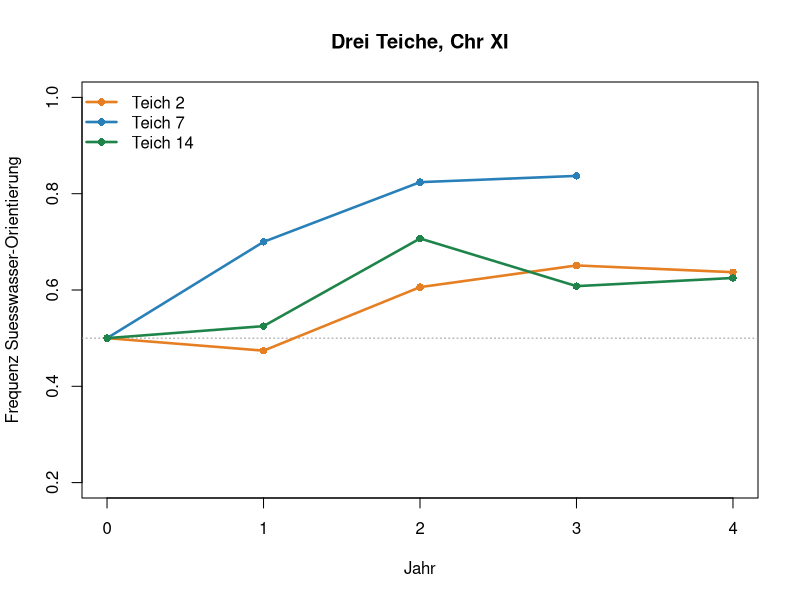
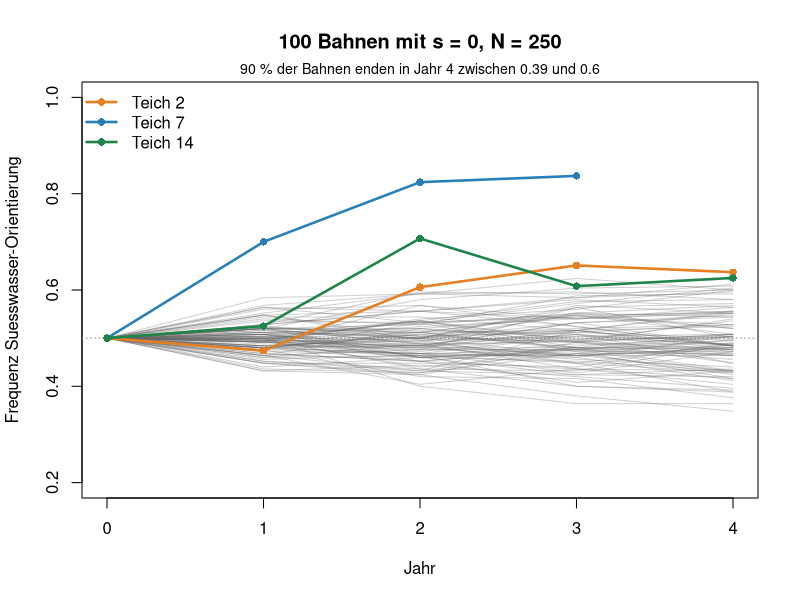
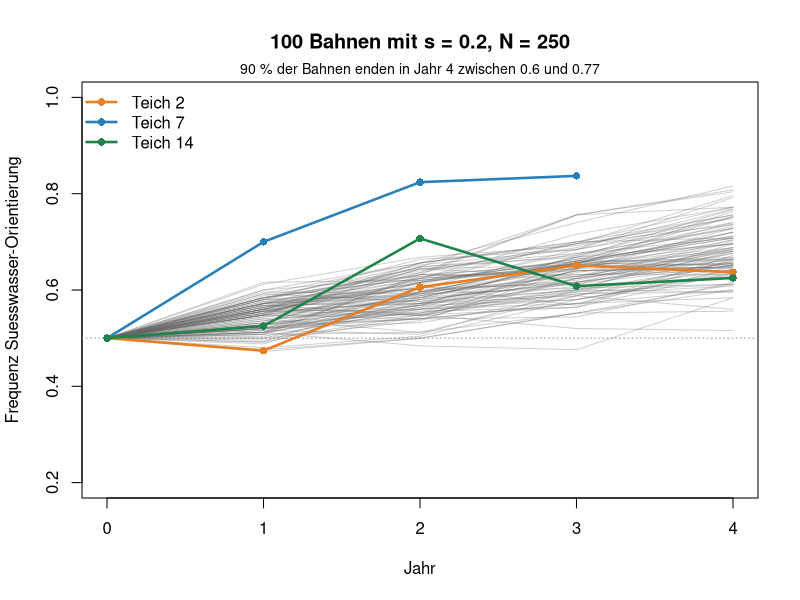

Write the R code that produced these figures, in order.
# Woche 9 — Notebook (nur R, base R)
# Stichlinge und Zufall: drei Teiche und die neutrale Wolke
# In RStudio: Working Directory = weeks/week-09, dann Zeile fuer Zeile ausfuehren.
# Ausfuehren, Zahlen aendern, Aufgaben beantworten.

# Marine Stichlinge, die heterozygot fuer eine Inversion auf Chromosom XI sind, wurden in drei Suesswasser-Teiche gesetzt. Jedes Jahr wurde gemessen, wie haeufig die Suesswasser-Orientierung der Inversion ist. Alle drei Teiche steigen. Ist das Selektion oder kann das auch Zufall sein?
#
# Die Daten. Fuer jeden Teich (2, 7, 14) und jedes Jahr (0 bis 4) gibt es:
#
# - k: Anzahl Suesswasser-Kopien unter den untersuchten Fischen,
# - n: Anzahl untersuchter Kopien (2 pro Fisch),
# - p = k / n: die Frequenz der Suesswasser-Orientierung.
#
# Jahr 0 ist der Start: nur Heterozygote, also p = 0.5. Teich 7 hat wenige Fische und kein Jahr 4.
#
# Die Abbildungen. Alle Abbildungen haben dieselben Achsen:
#
# - x-Achse: Jahr seit dem Aussetzen (etwa eine Generation pro Jahr),
# - y-Achse: Frequenz der Suesswasser-Orientierung,
# - farbige Linien: die drei Teiche, graue Linien: Simulationen.

# --- Auftrag ---
#
# 1. Zufallszahlen in R ziehen.
# 2. Simulieren, wie weit p ohne Selektion in vier Jahren laufen kann (die neutrale Wolke).
# 3. Suchen, mit welcher Selektion s die Teiche in die Wolke passen.

# ===========================================================================
# 0 · Daten und Funktionen
# ===========================================================================
#
# Einfach ausfuehren.

teiche <- read.csv("data/pond-chrxi.csv")
teiche

teich_farben <- c("2" = "#e67e22", "7" = "#2980b9", "14" = "#1e8449")

# Selektion wie Woche 6 (haploid): aus p wird p_strich
selektion <- function(p, s) p * (1 + s) / (1 + p * s)

# Eine Bahn: jedes Jahr Selektion, dann Zufall (N Kopien ziehen)
simuliere_bahn <- function(s, N, jahre = 4) {
  p <- numeric(jahre + 1)
  p[1] <- 0.5
  for (t in seq_len(jahre)) {
    p_strich <- selektion(p[t], s)
    p[t + 1] <- rbinom(1, N, p_strich) / N
  }
  p
}

zeige_teiche <- function() {
  for (id in c(2, 7, 14)) {
    d <- teiche[teiche$pond == id, ]
    lines(d$year, d$p, lwd = 2.5, col = teich_farben[as.character(id)])
    points(d$year, d$p, pch = 16, col = teich_farben[as.character(id)])
  }
  legend("topleft", paste("Teich", c(2, 7, 14)), col = teich_farben,
         lwd = 2.5, pch = 16, bty = "n")
}

zeige_wolke <- function(s, N, n_bahnen = 100) {
  plot(NA, xlim = c(0, 4), ylim = c(0.2, 1), xlab = "Jahr",
       ylab = "Frequenz Suesswasser-Orientierung",
       main = paste0(n_bahnen, " Bahnen mit s = ", s, ", N = ", N))
  abline(h = 0.5, lty = 3, col = "grey60")
  ende <- numeric(n_bahnen)
  for (i in seq_len(n_bahnen)) {
    p <- simuliere_bahn(s, N)
    lines(0:4, p, col = adjustcolor("grey40", 0.3))
    ende[i] <- p[5]
  }
  zeige_teiche()
  bereich <- round(quantile(ende, c(0.05, 0.95)), 2)
  mtext(paste0("90 % der Bahnen enden in Jahr 4 zwischen ",
               bereich[1], " und ", bereich[2]),
        side = 3, line = 0.2, cex = 0.85)
}

# ===========================================================================
# 1 · Die Daten
# ===========================================================================

plot(NA, xlim = c(0, 4), ylim = c(0.2, 1), xlab = "Jahr",
     ylab = "Frequenz Suesswasser-Orientierung", main = "Drei Teiche, Chr XI")
abline(h = 0.5, lty = 3, col = "grey60")
zeige_teiche()

# Alle steigen, aber jeder anders. Schauen Sie in die Tabelle oben: Wie viele Kopien (n) wurden in Teich 7 untersucht?

# ===========================================================================
# 2 · Zufallszahlen
# ===========================================================================
#
# rbinom(anzahl, size, prob) wuerfelt: Von size Kopien ist jede mit Wahrscheinlichkeit prob eine Suesswasser-Kopie. Wie viele sind es? Das Ganze anzahl-mal.

rbinom(10, size = 250, prob = 0.5)

# --- Aufgabe A ---
#
# 1. Fuehren Sie den Block zweimal aus. Bekommen Sie dieselben Zahlen?
# 2. Schreiben Sie set.seed(1) in die Zeile davor und fuehren Sie den Block zweimal aus. Was aendert sich?
# 3. Teilen Sie die Zahlen durch 250: So stark schwankt p in einer Generation, wenn p = 0.5 und N = 250.

# ===========================================================================
# 3 · Eine Bahn
# ===========================================================================
#
# simuliere_bahn(s, N) rechnet vier Jahre: jedes Jahr erst Selektion (s), dann Zufall (N Kopien ziehen). Das Ergebnis sind fuenf Frequenzen, Jahr 0 bis 4.

simuliere_bahn(s = 0, N = 250)

# --- Aufgabe B ---
#
# 1. Fuehren Sie den Block mehrmals aus. Wie verschieden sind die Bahnen, obwohl s = 0?
# 2. Setzen Sie N = 25. Was aendert sich?

# ===========================================================================
# 4 · Die neutrale Wolke
# ===========================================================================
#
# Eine Bahn sagt wenig. Wir simulieren 100 Bahnen ohne Selektion und legen die Teiche darueber. Ueber der Abbildung steht, wo 90 % der Bahnen in Jahr 4 enden.

set.seed(9)
zeige_wolke(s = 0, N = 250)

# --- Aufgabe C ---
#
# 1. Liegen die Teiche in der grauen Wolke oder darueber?
# 2. Wir kennen N nicht genau. Probieren Sie N = 100 und N = 1000. Wann wird die Wolke breiter, wann schmaler?
# 3. Reicht Zufall allein, um die Teiche zu erklaeren?

# ===========================================================================
# 5 · Welches s passt?
# ===========================================================================
#
# Jetzt mit Selektion. Probieren Sie s = 0.05, 0.1, 0.2 und 0.3 (lassen Sie N = 250).

set.seed(11)
zeige_wolke(s = 0.2, N = 250)   # hier s aendern

# --- Aufgabe D ---
#
# 1. Bei welchem s liegen Teich 2 und 14 gut in der Wolke?
# 2. Teich 7 liegt hoeher. Warum sollte man Teich 7 weniger trauen? (Tipp: n in der Tabelle.)
# 3. Ist das ein Beweis fuer Selektion? Was zeigt das Bild, und was nicht?
#
# Teichdaten: Katie Peichel (Bern) und Dolph Schluter (UBC), unveroeffentlicht, mit freundlicher Genehmigung.
